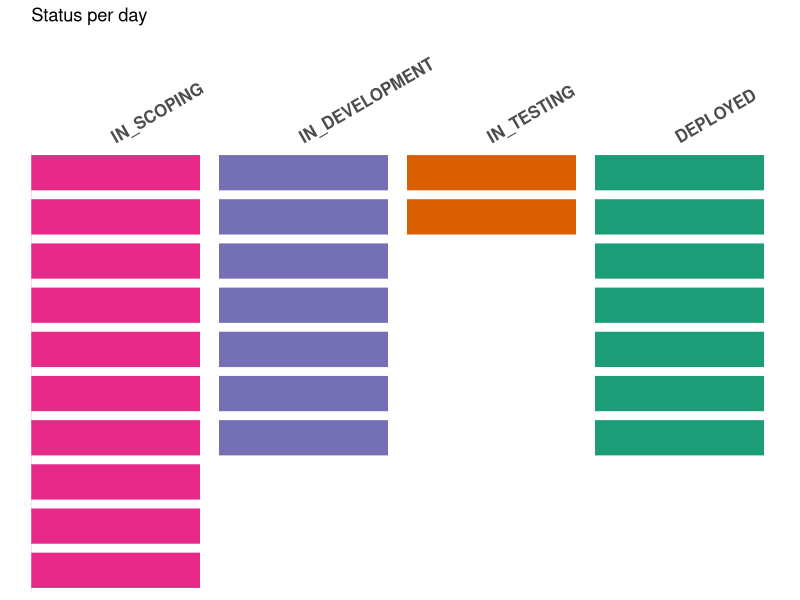
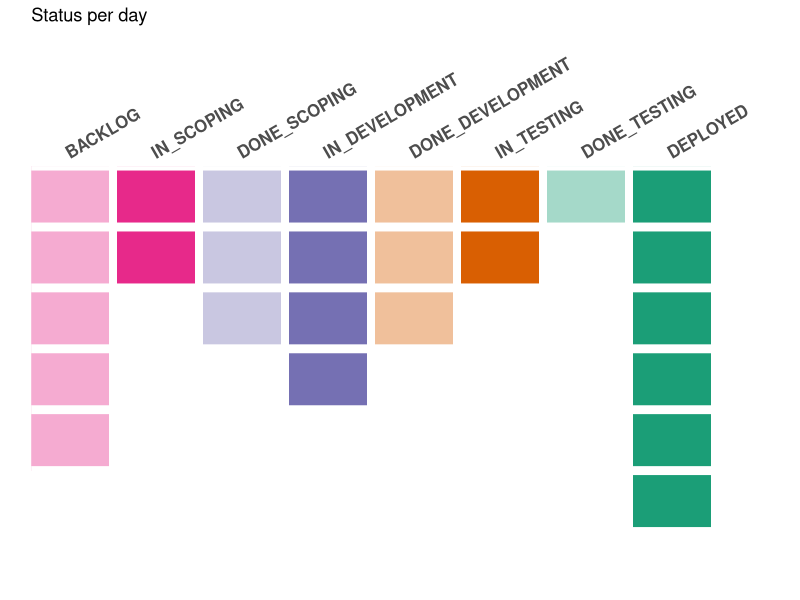
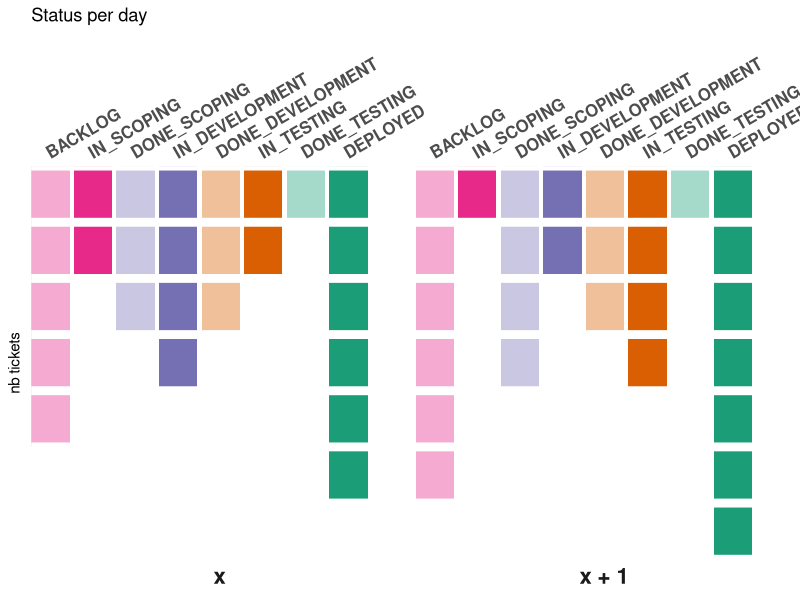
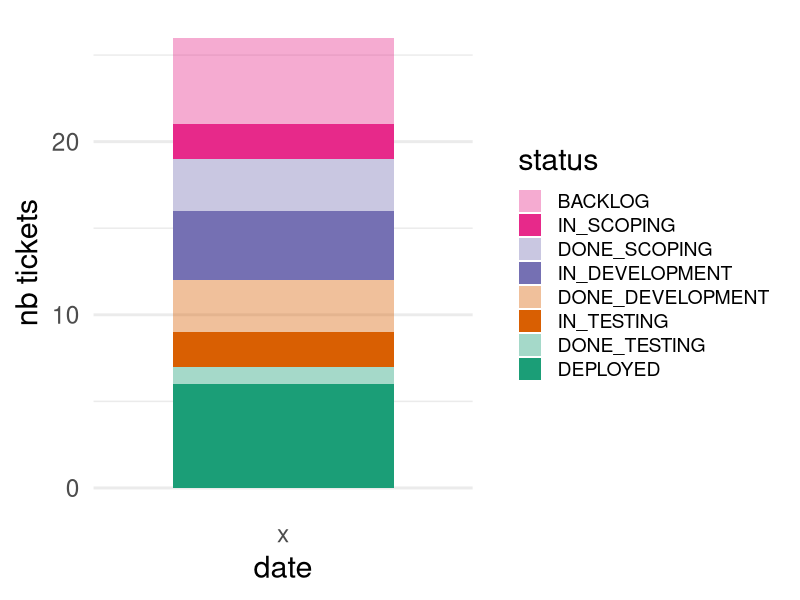
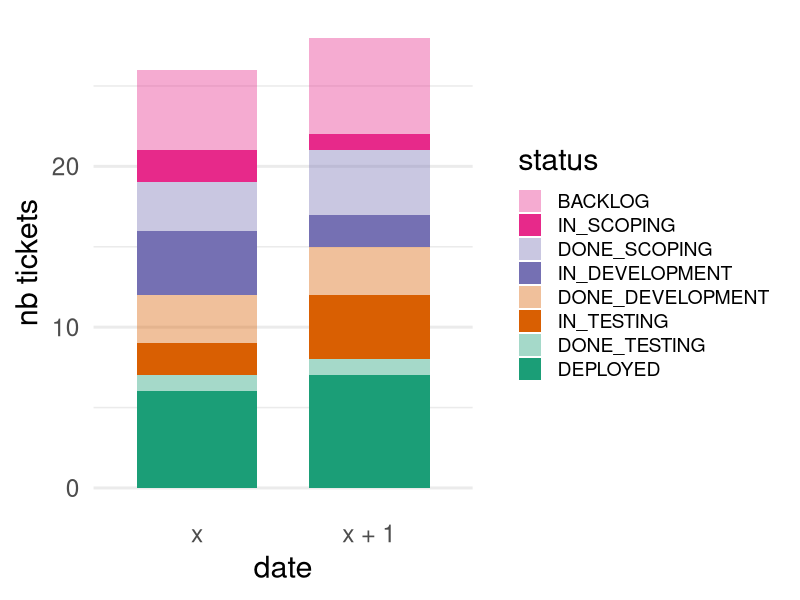
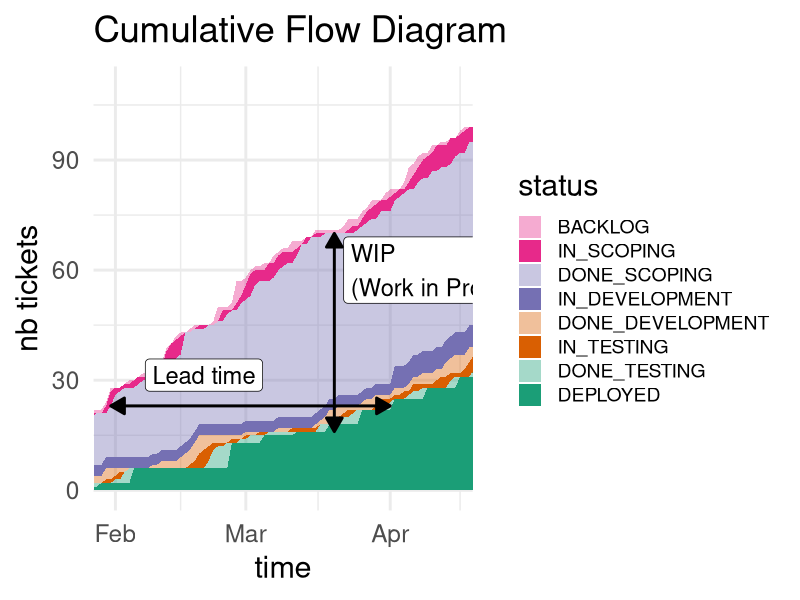
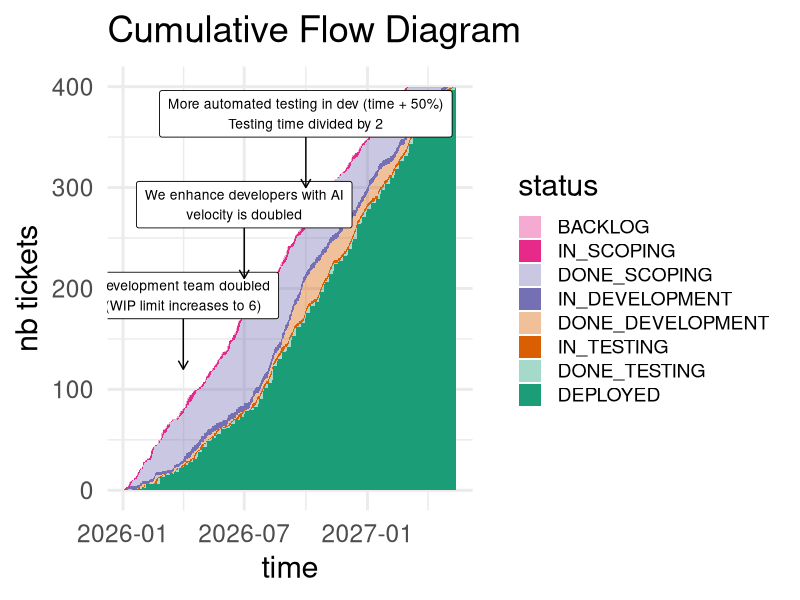

Write the R code that produced these figures, in order.
## ---- chunk 1
# https://chatgpt.com/c/699f73a9-eb58-8337-9f49-6b0525b21ff7
knitr::opts_chunk$set(echo = FALSE, message = FALSE, warning = FALSE)

if (requireNamespace("rstudioapi", quietly = TRUE) && rstudioapi::isAvailable()) {
  # Interactive in RStudio: use the current editor document path
  rmd_path <- rstudioapi::getActiveDocumentContext()$path
} else {
  # When knitting/rendering: knitr knows the input
  rmd_path <- knitr::current_input(dir = TRUE)
}
if (!is.null(rmd_path) && nzchar(rmd_path)) {
  knitr::opts_knit$set(root.dir = dirname(normalizePath(rmd_path)))
  setwd(dirname(normalizePath(rmd_path)))
}

knitr::opts_chunk$set(
  fig.width = 12,   # increase width
  fig.height = 6,
  out.width = "100%"   # VERY IMPORTANT
)

library(ggplot2)
library(dplyr)
library(tidyr)
## ---- chunk 2
df.daily.status = read.csv( "kanban-daily-by-status.csv")

#convert $date to date
df.daily.status$date = as.Date(df.daily.status$date)

# order the statuses
status_list = c("BACKLOG", "IN_SCOPING", "DONE_SCOPING", "IN_DEVELOPMENT", "DONE_DEVELOPMENT", "IN_TESTING", "DONE_TESTING", "DEPLOYED")
df.daily.status$status <- factor(
  df.daily.status$status,
  levels = status_list
)

#assign status => colors
status_colors = c(
  "BACKLOG" = rgb(231, 41, 138, alpha = 100, maxColorValue = 255),
  "IN_SCOPING" = rgb(231, 41, 138, maxColorValue = 255),
  "DONE_SCOPING" = rgb(117, 112, 179, alpha = 100, maxColorValue = 255),
  "IN_DEVELOPMENT" = rgb(117, 112, 179, maxColorValue = 255),
  "DONE_DEVELOPMENT" = rgb(217, 95, 2, alpha = 100, maxColorValue = 255),
  "IN_TESTING" = rgb(217, 95, 2, maxColorValue = 255),
  "DONE_TESTING" = rgb(27, 158, 119, alpha = 100, maxColorValue = 255),
  "DEPLOYED" = rgb(27, 158, 119, maxColorValue = 255)
)

# fill missing values with zero
df.daily.status <- df.daily.status %>%
  complete(date, status, fill = list(nb = 0))
## ---- chunk 3
df.by.day = df.daily.status %>%
  group_by(date) %>%
  summarise(n = sum(nb))
nb_tickets = max(df.by.day$n)
start_date = min(df.daily.status$date)
end_date = max(df.daily.status$date)
## ---- chunk 4
df.demo = data.frame(
  status = c(status_list, status_list),
  date = c(rep("x", length(status_list)), rep("x + 1", length(status_list))),
  n = c(c(5, 2, 3, 4, 3, 2, 1, 6), c(6, 1, 4, 2, 3, 4, 1, 7))
) %>%
  mutate(status = factor(status, levels = status_list))

df.demo.push= data.frame(
  status=c("IN_SCOPING", "IN_DEVELOPMENT", "IN_TESTING", "DEPLOYED"),
  date=c(rep("x", 4)),
  n=c(10, 7, 2, 7)
) %>%
  mutate(status = factor(status, levels = status_list))
## ---- chunk 5
plot_board = function(df.tickets, max_tickets) {
  ggplot(df.tickets, aes(x = status, y = n, fill = status)) +
    geom_col(width = 0.9) +
    geom_hline(
      yintercept = 0:max_tickets,
      color = "white",
      linewidth = 3
    ) +
    scale_y_reverse(expand = c(0, 0)) +
    scale_x_discrete(position = "top", expand = expansion(mult = c(0.05, 0.2))) +
    scale_fill_manual(values = status_colors, drop = FALSE) +
    theme_minimal() +
    labs(
      title = "Status per day",
      x = "",
      y = ""
    ) +
    theme(
      panel.grid = element_blank(),   # remove default grid so only your white lines remain
      legend.position = "none",
      axis.text.x = element_text(
        size = 12,
        face = "bold",
        angle = 30,
        hjust = 0,   # adjust horizontal alignment
        vjust = 0    # adjust vertical alignment
      ),
      axis.text.y = element_blank(),
      axis.ticks.y = element_blank()
    )
}
## ---- chunk 6
plot_board(df.demo.push, max(df.demo.push$n))
## ---- chunk 7
df.demo = data.frame(
  status = c(status_list, status_list),
  date = c(rep("x", length(status_list)), rep("x + 1", length(status_list))),
  n = c(c(5, 2, 3, 4, 3, 2, 1, 6), c(6, 1, 4, 2, 3, 4, 1, 7))
) %>%
  mutate(status = factor(status, levels = status_list))

max_tickets = max(df.demo$n)


plot_board(subset(df.demo, date == "x"), max_tickets)
## ---- chunk 8
plot_board(df.demo, max_tickets) +
  facet_wrap(~date, nrow = 1, strip.position = "bottom") +
  labs(
    y="nb tickets"
  )+
  theme(
    strip.text.x = element_text(
      size = 16,
      face = "bold",
    )
  )
## ---- chunk 9

plot_daily_stack = function(df.tickets) {
  ggplot(df.tickets, aes(x = date, y = n, fill = status)) +
    geom_col(width = 0.7) +
    scale_fill_manual(values = status_colors) +
    labs(
      y="nb tickets"
    ) +
    theme_minimal(base_size = 22) +
    theme(
      panel.grid.major.x = element_blank(),
      legend.position = "right",
      legend.text = element_text(size=14)
    )
}
plot_daily_stack(subset(df.demo, date == "x"))
## ---- chunk 10
plot_daily_stack(df.demo)
## ---- chunk 11
plot_cfd = function(){
  ggplot(
  df.daily.status,
  aes(x = date, y = nb, group = status, fill = status)
) +
  geom_area(position = "stack") +
  scale_fill_manual(values = status_colors)  +
  theme_minimal(base_size = 22) +
  theme(
    legend.text = element_text(size=14)
  )+
  labs(
    title = "Cumulative Flow Diagram",
    x = "time",
    y = "nb tickets"
  )
}
## ---- chunk 12

plot_cfd() +
  coord_cartesian(xlim = c(as.Date("2026-01-31"), as.Date("2026-04-15")), ylim = c(0, 110)) +
  annotate(
    "segment",
    x=as.Date("2026-01-31"),
    xend=as.Date("2026-04-01"),
    y=23,
    yend=23,
    lwd=1,
    arrow = arrow(
      length = unit(0.4, "cm"),
      type = "closed",
      ends = "both"
    )
  ) +
  annotate(
    "label",
    x=as.Date("2026-02-20"),
    y=27,
    label="Lead time",
    hjust=0.5,
    vjust=0,
    size=6,
    padding = unit(0.5, "lines")
  ) +
  annotate(
    "segment",
    x=as.Date("2026-03-20"),
    xend=as.Date("2026-03-20"),
    y=16,
    yend=70,
    lwd=1,
    arrow = arrow(
      length = unit(0.4, "cm"),
      type = "closed",
      ends = "both"
    )
  ) +
  annotate(
    "label",
    x=as.Date("2026-03-22"),
    y=60,
    hjust=0,
    label="WIP\n(Work in Progress)",
    size=6,
    padding = unit(0.5, "lines")
  )
## ---- chunk 13
df.annotations = data.frame(
  x= c(as.Date("2026-04-01"), as.Date("2026-07-01"), as.Date("2026-10-01")),
  y = c(170, 260, 350),
  text= c(
     "Development team doubled\n(WIP limit increases to 6)",
     "We enhance developers with AI\nvelocity is doubled",
     "More automated testing in dev (time + 50%)\nTesting time divided by 2"
   )
)

plot_cfd() +
  geom_label(
      data=df.annotations,
      aes(x=x, y=y, label=text),
      vjust = 0,
      hjust = 0.5,
      size = 3.5,
      color = "black",
      fill = "white",      # background color
      label.size = 0.3,
      label.padding = unit(0.5, "lines"),
      inherit.aes = FALSE
    ) +
  geom_segment(
      data=df.annotations,
      aes(x=x, xend=x, y=y, yend=y-50 ),
        arrow = arrow(length = unit(0.25, "cm")),
        color = "black",
        inherit.aes = FALSE

   )
